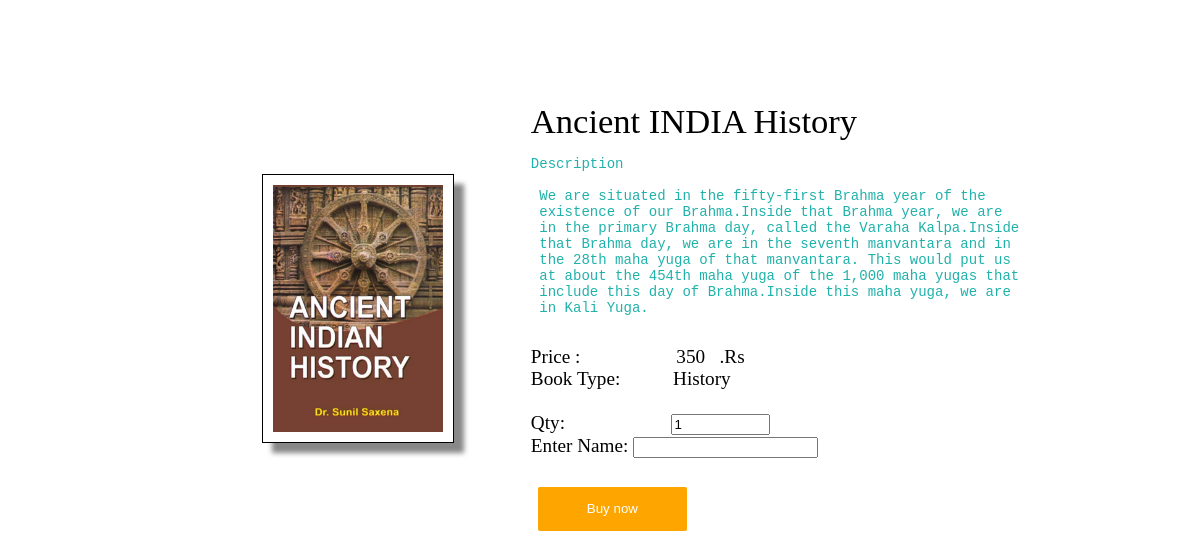
/hhproduct2.php, run on the app's committed database.
### tables this page shows
CREATE TABLE IF NOT EXISTS `addproduct1` (
  `name` varchar(50) NOT NULL,
  `price` int(11) NOT NULL,
  `type` varchar(30) NOT NULL,
  `auther` varchar(70) NOT NULL,
  `image` varchar(100) NOT NULL
);

### hhproduct2.php (the view, shortened to what this page needs)
<html>
   <head>
   </head>
   <body>
<?php
$res=mysql_query("select * from addproduct1 where name='Ancient INDIA History';");
            while($row=mysql_fetch_array($res)){
?>
     <table><tr><td id="bimg">
    <form method="post" action="hhproduct2.php">
      <img src="images/<?php echo $row['image'];?>" >
      <td id="binfo">
      <div id="bin">
      <?php echo($row[0]); ?>
      </div>
      <pre id="desc">
Description
 We are situated in the fifty-first Brahma year of the
 existence of our Brahma.Inside that Brahma year, we are
 in the primary Brahma day, called the Varaha Kalpa.Inside
 that Brahma day, we are in the seventh manvantara and in
 the 28th maha yuga of that manvantara. This would put us
 at about the 454th maha yuga of the 1,000 maha yugas that
 include this day of Brahma.Inside this maha yuga, we are
 in Kali Yuga.
      </pre>
      Price :&nbsp;&nbsp;&nbsp;&nbsp;&nbsp;&nbsp;&nbsp;&nbsp;&nbsp;&nbsp;&nbsp;&nbsp;&nbsp;&nbsp;&nbsp;&nbsp;&nbsp;
      &nbsp;
       <?php echo($row[1]);?> &nbsp;&nbsp;.Rs<br>
      Book Type:&nbsp;&nbsp;&nbsp;&nbsp;&nbsp;&nbsp;&nbsp;&nbsp;&nbsp;&nbsp;
      <?php echo($row[2]);?><br>
      <br>
      Qty:
      &nbsp;&nbsp;&nbsp;&nbsp;&nbsp;&nbsp;&nbsp;&nbsp;&nbsp;&nbsp;&nbsp;&nbsp;
      &nbsp;&nbsp;&nbsp;&nbsp;&nbsp;&nbsp;&nbsp;
      <input type="text" name="quantity" value="1" id="qt" required><br>
      Enter Name:
      <input type="text" name="uname" required><br><br>
      <input type="submit" name="buy" value="Buy now" id="btn">
    </form>
            </tr>
            </table>
      <?php
      };
   ?>
   </body>
</html>

### hhproduct2.php (style rules this page uses)
body { //margin:10%; padding:10px; background-color:; }
table { margin:7%; width:80%; text-align:center; font-size:120%; //border-style:solid; }
td { width:50%; }
img { width:40%; height:10%; margin:20px; text-align:center; justify-content:center; //border-style:solid; border:1px solid; padding:10px; box-shadow: 10px 10px 5px #888888; }
#bin { font-size:180%; //color:black; // text-shadow:-1px 0 black,0 1px black,1px 0 black,0 -1px black; //text-shadow: 0 0 3px #000000; //border-style:solid; }
#btn { border:none; background-color:orange; color:white; width:30%; padding:3%; margin:7px; border-radius:2px; radius:10px; text-align:center; }
#qt { width:20%; }
#binfo { text-align:left; }
#bimg { text-align:right; }
pre { font-size:90%; color:lightseagreen; }
form { // border-style:solid; }

### data on the page
addproduct1: image (picture), name "Ancient INDIA History", price "350", type "History"
